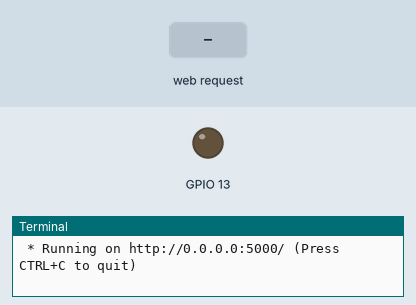
A program run on a simulated Raspberry Pi (BCM pin numbers). Parts: output pins drawn as LEDs (lit = HIGH), the last lines printed to the terminal. The inputs (shaded band) are chosen by the test bench. The clock reads 2024-03-15 10:24:30 at power-on unless the program sets it.

Above: at 1.2 s.
1.3 s: HTTP request for /on received
At 1.7 s:
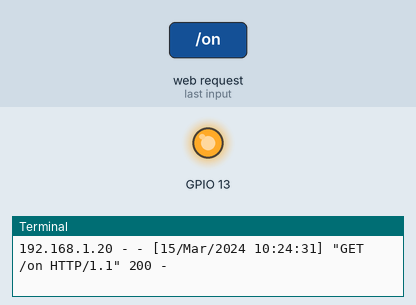
4.3 s: HTTP request for /off received
At 5.2 s:
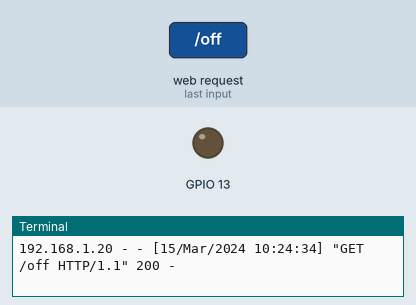
Timing chart, 0 to 7.3 s (numbered marks = the images above; inputs shaded):
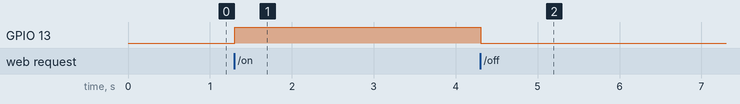

Measured:
- after the input at 1.3 s, GPIO 13: LOW → HIGH at once
- after the input at 4.3 s, GPIO 13: HIGH → LOW at once

The program:

led-control.py
```python
from flask import Flask, render_template

# setup the LED output
import RPi.GPIO as GPIO
GPIO.setmode(GPIO.BCM)
GPIO.setup(13, GPIO.OUT)

app = Flask(__name__)

@app.route("/")
def index():
    return render_template(index.html)

@app.route("/on")
def led_on():
    GPIO.output(13, True)
    return render_template("on.html")

@app.route("/off")
def led_off():
    GPIO.output(13, False)
    return render_template("off.html")

if __name__ == "__main__":
    app.run(host="0.0.0.0")
```
